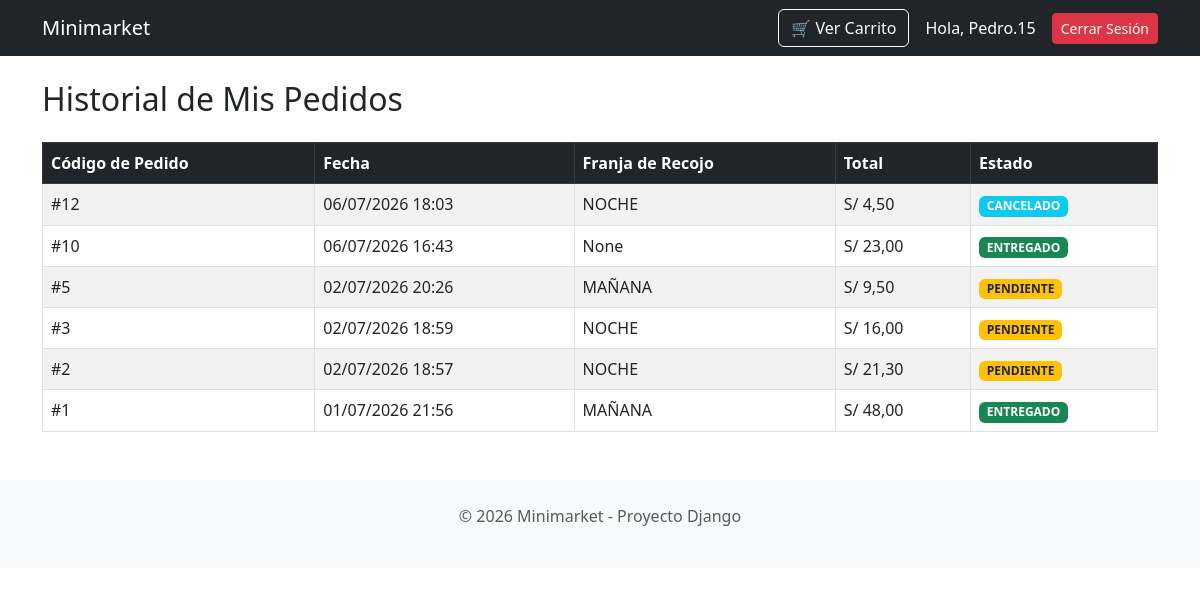
/usuarios/perfil/ (signed in), run on an earlier commit of the app's database.
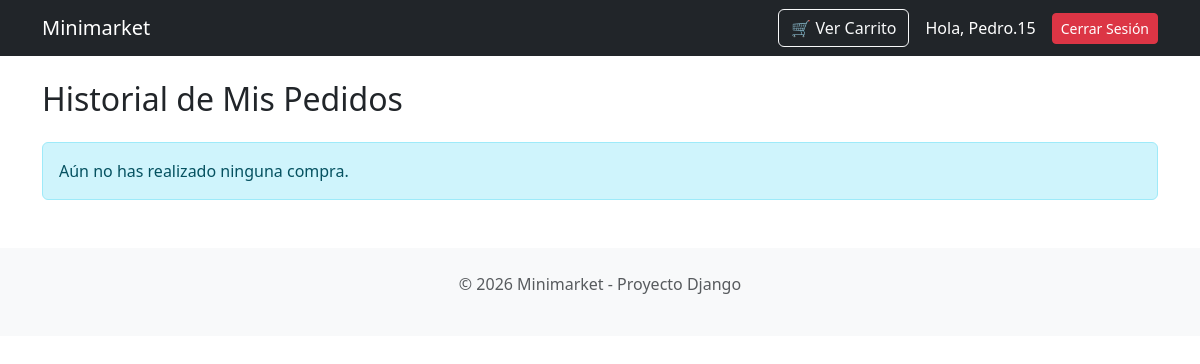
And on a later commit of the database.
### apps/pedidos/models.py (models this page shows, shortened)
class Pedido(models.Model):
    OPCIONES_ESTADO = [
        ('PENDIENTE', 'Pendiente'),
        ('PREPARANDO', 'En Preparación'),
        ('LISTO', 'Listo para Recojo/Envío'),
        ('ENTREGADO', 'Entregado'),
        ('CANCELADO', 'Cancelado (No Show)'), # <-- NUEVO ESTADO
    ]
    OPCIONES_FRANJA = [
        ('HOY_MAÑANA', 'Hoy (8:00 AM - 12:00 PM)'),
        ('HOY_TARDE', 'Hoy (12:00 PM - 4:00 PM)'),
        ('HOY_NOCHE', 'Hoy (4:00 PM - 8:00 PM)'),
        ('MAN_MAÑANA', 'Mañana (8:00 AM - 12:00 PM)'),
        ('MAN_TARDE', 'Mañana (12:00 PM - 4:00 PM)'),
        ('MAN_NOCHE', 'Mañana (4:00 PM - 8:00 PM)'),
    ]
    TIPO_ENTREGA = [
        ('RECOJO', 'Recojo en Tienda (Gratis)'),
        ('DELIVERY', 'Delivery a Domicilio (+ S/ 10.00)'),
    ]
    cliente = models.ForeignKey(User, on_delete=models.CASCADE, related_name='pedidos')
    fecha_hora_pedido = models.DateTimeField(auto_now_add=True)
    estado = models.CharField(max_length=20, choices=OPCIONES_ESTADO, default='PENDIENTE')
    tipo_entrega = models.CharField(max_length=20, choices=TIPO_ENTREGA, default='RECOJO')
    costo_delivery = models.DecimalField(max_digits=10, decimal_places=2, default=0.00)
    direccion_delivery = models.CharField(max_length=255, blank=True, null=True)
    franja_recojo = models.CharField(max_length=20, choices=OPCIONES_FRANJA, blank=True, null=True)
    total = models.DecimalField(max_digits=10, decimal_places=2)

### apps/usuarios/views.py (the view)
# urls.py: path('perfil/', views.perfil_historial, name='perfil'),
@login_required
def perfil_historial(request):
    pedidos = request.user.pedidos.all().order_by('-fecha_hora_pedido')
    return render(request, 'usuarios/perfil.html', {'pedidos': pedidos})

### apps/usuarios/templates/usuarios/perfil.html (shortened to what this page needs)
{% extends "catalogo/base.html" %}
{% block content %}
<h2 class="mb-4">Historial de Mis Pedidos</h2>
{% if pedidos %}
    <table class="table table-striped table-bordered">
        <thead class="table-dark">
            <tr>
                <th>Código de Pedido</th>
                <th>Fecha</th>
                <th>Franja de Recojo</th>
                <th>Total</th>
                <th>Estado</th>
            </tr>
        </thead>
        <tbody>
            {% for pedido in pedidos %}
            <tr>
                <td>#{{ pedido.id }}</td>
                <td>{{ pedido.fecha_hora_pedido|date:"d/m/Y H:i" }}</td>
                <td>{{ pedido.franja_recojo }}</td>
                <td>S/ {{ pedido.total }}</td>
                <td>
                    <span class="badge
                        {% if pedido.estado == 'PENDIENTE' %}bg-warning text-dark
                        {% elif pedido.estado == 'ENTREGADO' %}bg-success
                        {% else %}bg-info{% endif %}">
                        {{ pedido.estado }}
                    </span>
                </td>
            </tr>
            {% endfor %}
        </tbody>
    </table>
{% else %}
    <div class="alert alert-info">Aún no has realizado ninguna compra.</div>
{% endif %}
{% endblock %}

What changed in the data, as far as the page shows it:
removed Pedido: id "12", fecha_hora_pedido "06/07/2026 18:03", franja_recojo "NOCHE", total "4,50", estado "CANCELADO"
removed Pedido: id "10", fecha_hora_pedido "06/07/2026 16:43", franja_recojo "None", total "23,00", estado "ENTREGADO"
removed Pedido: id "5", fecha_hora_pedido "02/07/2026 20:26", franja_recojo "MAÑANA", total "9,50", estado "PENDIENTE"
removed Pedido: id "3", fecha_hora_pedido "02/07/2026 18:59", franja_recojo "NOCHE", total "16,00", estado "PENDIENTE"
removed Pedido: id "2", fecha_hora_pedido "02/07/2026 18:57", franja_recojo "NOCHE", total "21,30", estado "PENDIENTE"
removed Pedido: id "1", fecha_hora_pedido "01/07/2026 21:56", franja_recojo "MAÑANA", total "48,00", estado "ENTREGADO"
Also different on the page:
text no longer shown: "Código de Pedido Fecha Franja de Recojo Total Estado"
text now shown: "Aún no has realizado ninguna compra."
